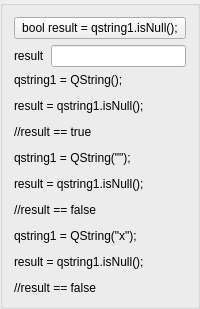
           <widget class="QGroupBox" name="groupBox_22">
            <property name="title">
             <string/>
            </property>
            <layout class="QGridLayout" name="gridLayout_21">
             <item row="0" column="0" colspan="2">
              <widget class="QPushButton" name="pbIsNull">
               <property name="text">
                <string>bool result = qstring1.isNull();</string>
               </property>
              </widget>
             </item>
             <item row="1" column="1">
              <widget class="QLineEdit" name="leIsNullResult"/>
             </item>
             <item row="1" column="0">
              <widget class="QLabel" name="label_36">
               <property name="text">
                <string>result</string>
               </property>
              </widget>
             </item>
             <item row="2" column="0" colspan="2">
              <widget class="QLabel" name="label_38">
               <property name="text">
                <string>&lt;html&gt;&lt;head/&gt;&lt;body&gt;&lt;p&gt;qstring1 = QString();&lt;/p&gt;&lt;p&gt;result = qstring1.isNull();&lt;/p&gt;&lt;p&gt;//result == true&lt;/p&gt;&lt;p&gt;qstring1 = QString(&amp;quot;&amp;quot;);&lt;/p&gt;&lt;p&gt;result = qstring1.isNull();&lt;/p&gt;&lt;p&gt;//result == false&lt;/p&gt;&lt;p&gt;qstring1 = QString(&amp;quot;x&amp;quot;);&lt;/p&gt;&lt;p&gt;result = qstring1.isNull();&lt;/p&gt;&lt;p&gt;//result == false&lt;/p&gt;&lt;/body&gt;&lt;/html&gt;</string>
               </property>
              </widget>
             </item>
            </layout>
           </widget>
